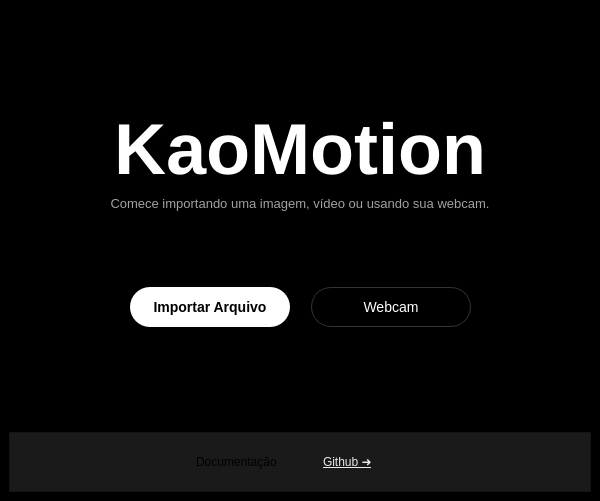
<?xml version="1.0" encoding="UTF-8"?>
<ui version="4.0">
 <class>MainWindow</class>
 <widget class="QMainWindow" name="MainWindow">
  <property name="geometry">
   <rect>
    <x>0</x>
    <y>0</y>
    <width>600</width>
    <height>501</height>
   </rect>
  </property>
  <property name="acceptDrops">
   <bool>true</bool>
  </property>
  <property name="windowTitle">
   <string notr="true">KaoMotion</string>
  </property>
  <property name="styleSheet">
   <string notr="true">background-color: #000000;</string>
  </property>
  <widget class="QWidget" name="centralwidget">
   <layout class="QVBoxLayout" name="verticalLayout">
    <item>
     <spacer name="verticalSpacer_2">
      <property name="orientation">
       <enum>Qt::Orientation::Vertical</enum>
      </property>
      <property name="sizeHint" stdset="0">
       <size>
        <width>20</width>
        <height>40</height>
       </size>
      </property>
     </spacer>
    </item>
    <item>
     <widget class="QLabel" name="logoLabel">
      <property name="styleSheet">
       <string notr="true">color: white; font-size: 72px; font-weight: bold; font-family: 'Inter', 'Segoe UI', sans-serif;</string>
      </property>
      <property name="text">
       <string>KaoMotion</string>
      </property>
      <property name="alignment">
       <set>Qt::AlignmentFlag::AlignCenter</set>
      </property>
     </widget>
    </item>
    <item>
     <widget class="QLabel" name="instrLabel">
      <property name="styleSheet">
       <string notr="true">color: #a1a1a1; font-size: 16px; font-family: 'Inter', sans-serif;</string>
      </property>
      <property name="text">
       <string>&lt;html&gt;&lt;head/&gt;&lt;body&gt;&lt;p align=&quot;center&quot;&gt;&lt;span style=&quot; font-size:10pt;&quot;&gt;Comece importando uma imagem, vídeo ou usando sua webcam.&lt;/span&gt;&lt;/p&gt;&lt;/body&gt;&lt;/html&gt;</string>
      </property>
      <property name="alignment">
       <set>Qt::AlignmentFlag::AlignCenter</set>
      </property>
     </widget>
    </item>
    <item>
     <spacer name="verticalSpacer_4">
      <property name="orientation">
       <enum>Qt::Orientation::Vertical</enum>
      </property>
      <property name="sizeType">
       <enum>QSizePolicy::Policy::Fixed</enum>
      </property>
      <property name="sizeHint" stdset="0">
       <size>
        <width>20</width>
        <height>70</height>
       </size>
      </property>
     </spacer>
    </item>
    <item>
     <layout class="QHBoxLayout" name="horizontalLayout">
      <item>
       <spacer name="horizontalSpacer">
        <property name="orientation">
         <enum>Qt::Orientation::Horizontal</enum>
        </property>
        <property name="sizeHint" stdset="0">
         <size>
          <width>40</width>
          <height>20</height>
         </size>
        </property>
       </spacer>
      </item>
      <item>
       <widget class="QPushButton" name="btnArquivo">
        <property name="minimumSize">
         <size>
          <width>160</width>
          <height>40</height>
         </size>
        </property>
        <property name="styleSheet">
         <string notr="true">QPushButton { background-color: white; color: black; border-radius: 20px; font-weight: bold; font-size: 14px; } QPushButton:hover { background-color: #eeeeee; }</string>
        </property>
        <property name="text">
         <string>Importar Arquivo</string>
        </property>
       </widget>
      </item>
      <item>
       <spacer name="horizontalSpacer_3">
        <property name="orientation">
         <enum>Qt::Orientation::Horizontal</enum>
        </property>
        <property name="sizeType">
         <enum>QSizePolicy::Policy::Fixed</enum>
        </property>
        <property name="sizeHint" stdset="0">
         <size>
          <width>15</width>
          <height>20</height>
         </size>
        </property>
       </spacer>
      </item>
      <item>
       <widget class="QPushButton" name="btnWebcam">
        <property name="minimumSize">
         <size>
          <width>160</width>
          <height>40</height>
         </size>
        </property>
        <property name="styleSheet">
         <string notr="true">QPushButton { background-color: transparent; color: white; border: 1px solid #333333; border-radius: 20px; font-size: 14px; } QPushButton:hover { border: 1px solid #666666; background-color: #111111; }</string>
        </property>
        <property name="text">
         <string>Webcam</string>
        </property>
       </widget>
      </item>
      <item>
       <spacer name="horizontalSpacer_2">
        <property name="orientation">
         <enum>Qt::Orientation::Horizontal</enum>
        </property>
        <property name="sizeHint" stdset="0">
         <size>
          <width>40</width>
          <height>20</height>
         </size>
        </property>
       </spacer>
      </item>
     </layout>
    </item>
    <item>
     <spacer name="verticalSpacer">
      <property name="orientation">
       <enum>Qt::Orientation::Vertical</enum>
      </property>
      <property name="sizeType">
       <enum>QSizePolicy::Policy::Expanding</enum>
      </property>
      <property name="sizeHint" stdset="0">
       <size>
        <width>20</width>
        <height>50</height>
       </size>
      </property>
     </spacer>
    </item>
    <item alignment="Qt::AlignmentFlag::AlignVCenter">
     <widget class="QFrame" name="frameFooter">
      <property name="sizePolicy">
       <sizepolicy hsizetype="Expanding" vsizetype="Fixed">
        <horstretch>0</horstretch>
        <verstretch>0</verstretch>
       </sizepolicy>
      </property>
      <property name="minimumSize">
       <size>
        <width>0</width>
        <height>60</height>
       </size>
      </property>
      <property name="layoutDirection">
       <enum>Qt::LayoutDirection::LeftToRight</enum>
      </property>
      <property name="autoFillBackground">
       <bool>false</bool>
      </property>
      <property name="styleSheet">
       <string notr="true">QFrame {
    background-color: #1a1a1a;
}</string>
      </property>
      <property name="frameShape">
       <enum>QFrame::Shape::StyledPanel</enum>
      </property>
      <property name="frameShadow">
       <enum>QFrame::Shadow::Raised</enum>
      </property>
      <layout class="QHBoxLayout" name="horizontalLayout_2">
       <item>
        <layout class="QHBoxLayout" name="horizontalLayout_3">
         <item alignment="Qt::AlignmentFlag::AlignRight">
          <widget class="QLabel" name="labelDocumentacao">
           <property name="sizePolicy">
            <sizepolicy hsizetype="Preferred" vsizetype="Fixed">
             <horstretch>0</horstretch>
             <verstretch>0</verstretch>
            </sizepolicy>
           </property>
           <property name="layoutDirection">
            <enum>Qt::LayoutDirection::LeftToRight</enum>
           </property>
           <property name="text">
            <string>Documentação</string>
           </property>
          </widget>
         </item>
        </layout>
       </item>
       <item>
        <spacer name="horizontalSpacer_4">
         <property name="orientation">
          <enum>Qt::Orientation::Horizontal</enum>
         </property>
         <property name="sizeType">
          <enum>QSizePolicy::Policy::Fixed</enum>
         </property>
         <property name="sizeHint" stdset="0">
          <size>
           <width>40</width>
           <height>20</height>
          </size>
         </property>
        </spacer>
       </item>
       <item>
        <layout class="QHBoxLayout" name="horizontalLayout_4">
         <item alignment="Qt::AlignmentFlag::AlignLeft|Qt::AlignmentFlag::AlignVCenter">
          <widget class="QLabel" name="labelGithub">
           <property name="text">
            <string>&lt;html&gt;&lt;head/&gt;&lt;body&gt;&lt;p&gt;&lt;a href=&quot;https://github.com/EddiePricefield/FER-VISCOMP&quot;&gt;&lt;span style=&quot; color:#e9e9e9;&quot;&gt;Github ➜&lt;/span&gt;&lt;/a&gt;&lt;/p&gt;&lt;/body&gt;&lt;/html&gt;</string>
           </property>
           <property name="openExternalLinks">
            <bool>true</bool>
           </property>
          </widget>
         </item>
        </layout>
       </item>
      </layout>
     </widget>
    </item>
   </layout>
  </widget>
 </widget>
 <resources/>
 <connections/>
</ui>
